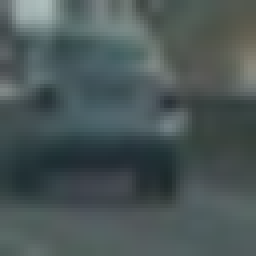
#> input picture data/vehicles/GTI_Far/image0024.png, 64 x 64 px (shown 4 times larger); its folder holds only this picture in this run; the run also reads 1 picture not shown here
$ jupyter execute --allow-errors vehicle_detection.ipynb   (shell and % lines are left out)   (older library calls are emulated)
#> lines starting #> are read from the running program, lines starting #| are printed output that depends on the picture
1. Features -> Color, gradient, experiment
2. Choose and train the classifier, linear SVM (speed and accuracy)
3. Sliding window technique to search for vehichles in test images, can choose scale search
4. false positives are filtered out by checking which of them appear in one frame but not in the next one

[cell 1]
import matplotlib.image as mpimg
import matplotlib.pyplot as plt
import numpy as np
import cv2
import glob

import time
from sklearn.svm import LinearSVC
from sklearn.model_selection import train_test_split
from sklearn.preprocessing import StandardScaler
from skimage.feature import hog
from scipy.ndimage.measurements import label


# images are divided up into vehicles and non-vehicles
cars = glob.glob('./data/vehicles/*/*.png', recursive=True)
notcars = glob.glob('./data/non-vehicles/*/*.png', recursive=True)

# Define a function to return some characteristics of the dataset
def data_look(car_list, notcar_list):
    data_dict = {}
    # Define a key in data_dict "n_cars" and store the number of car images
    data_dict["n_cars"] = len(car_list)
    # Define a key "n_notcars" and store the number of notcar images
    data_dict["n_notcars"] = len(notcar_list)
    # Read in a test image, either car or notcar
    example_img = mpimg.imread(car_list[0])
#> example_img is the input picture: shape (64, 64, 3) float32; mean R, G, B 0.292, 0.34, 0.341
    # Define a key "image_shape" and store the test image shape 3-tuple
    data_dict["image_shape"] = example_img.shape
    # Define a key "data_type" and store the data type of the test image.
    data_dict["data_type"] = example_img.dtype
    # Return data_dict
    return data_dict

data_info = data_look(cars, notcars)

print('Your function returned a count of',
      data_info["n_cars"], 'cars and',
      data_info["n_notcars"], 'non-cars')
#| Your function returned a count of 2 cars and 0 non-cars
print('of size: ',data_info["image_shape"], ' and data type:',
      data_info["data_type"])
#| of size:  (64, 64, 3)  and data type: float32

# Just for fun choose random car / not-car indices and plot example images
car_ind = np.random.randint(0, len(cars))
#> car_ind = 0
#> (the rest of this cell did not finish here and is left out)

[cell 2]
# Function returns HOG features and visualization
def get_hog_features(img, orient, pix_per_cell, cell_per_block,
                        vis=False, feature_vec=True):
    # Call with two outputs if vis==True
    if vis == True:
        features, hog_image = hog(img, orientations=orient,
                                  pixels_per_cell=(pix_per_cell, pix_per_cell),
                                  cells_per_block=(cell_per_block, cell_per_block),
                                  transform_sqrt=True,
                                  visualise=vis, feature_vector=feature_vec)
        return features, hog_image
    # Otherwise call with one output
    else:
        features = hog(img, orientations=orient,
                       pixels_per_cell=(pix_per_cell, pix_per_cell),
                       cells_per_block=(cell_per_block, cell_per_block),
                       transform_sqrt=True,
                       visualise=vis, feature_vector=feature_vec)
        return features

# Function computes binned color features
# [16 lines left out: functions bin_spatial, color_hist, not called in this run]

# Function extracts features from a single image window
# This function is very similar to extract_features()
# just for a single image rather than list of images
def single_img_features(img, color_space='RGB', spatial_size=(32, 32),
                        hist_bins=32, orient=9,
                        pix_per_cell=8, cell_per_block=2, hog_channel=0,
                        spatial_feat=True, hist_feat=True, hog_feat=True):
    #1) Define an empty list to receive features
    img_features = []
    #2) Apply color conversion if other than 'RGB'
    if color_space != 'RGB':
        if color_space == 'HSV':
            feature_image = cv2.cvtColor(img, cv2.COLOR_RGB2HSV)
        elif color_space == 'LUV':
            feature_image = cv2.cvtColor(img, cv2.COLOR_RGB2LUV)
        elif color_space == 'HLS':
            feature_image = cv2.cvtColor(img, cv2.COLOR_RGB2HLS)
        elif color_space == 'YUV':
            feature_image = cv2.cvtColor(img, cv2.COLOR_RGB2YUV)
        elif color_space == 'YCrCb':
            feature_image = cv2.cvtColor(img, cv2.COLOR_RGB2YCrCb)
    else: feature_image = np.copy(img)
    #3) Compute spatial features if flag is set
    if spatial_feat == True:
        spatial_features = bin_spatial(feature_image, size=spatial_size)
        #4) Append features to list
        img_features.append(spatial_features)
    #5) Compute histogram features if flag is set
    if hist_feat == True:
        hist_features = color_hist(feature_image, nbins=hist_bins)
        #6) Append features to list
        img_features.append(hist_features)
    #7) Compute HOG features if flag is set
    if hog_feat == True:
        if hog_channel == 'ALL':
            hog_features = []
            for channel in range(feature_image.shape[2]):
                hog_features.extend(get_hog_features(feature_image[:,:,channel],
                                    orient, pix_per_cell, cell_per_block,
                                    vis=False, feature_vec=True))
            hog_features = np.ravel(hog_features)
        else:
            hog_features = get_hog_features(feature_image[:,:,hog_channel], orient,
                        pix_per_cell, cell_per_block, vis=False, feature_vec=True)
        #8) Append features to list
        img_features.append(hog_features)

    #9) Return concatenated array of features
    return np.concatenate(img_features)

# Function extracts features from a list of images
def extract_features(imgs, color_space='RGB', spatial_size=(32, 32),
                        hist_bins=32, orient=9,
                        pix_per_cell=8, cell_per_block=2, hog_channel=0,
                        spatial_feat=True, hist_feat=True, hog_feat=True):
    # Create a list to append feature vectors to
    features = []
    # Iterate through the list of images
    for file in imgs:
        # Read in each one by one
        image = mpimg.imread(file)
        file_features = single_img_features(image, color_space=color_space,
                            spatial_size=spatial_size, hist_bins=hist_bins,
                            orient=orient, pix_per_cell=pix_per_cell,
                            cell_per_block=cell_per_block,
                            hog_channel=hog_channel, spatial_feat=spatial_feat,
                            hist_feat=hist_feat, hog_feat=hog_feat)
        # remove NaNs
        if not(np.isnan(file_features).any()):
            features.append(file_features)
    # Return list of feature vectors
    return features

# Reduce the sample size because of overfitting
sample_size = 5000
cars = cars[:sample_size]
notcars = notcars[:sample_size]

# These parameters can be tweaked to obtain better accuracy.
color_space = 'YUV'     # Can be RGB, HSV, LUV, HLS, YUV, YCrCb
orient = 11             # HOG orientations
pix_per_cell = 16       # HOG pixels per cell
cell_per_block = 2      # HOG cells per block
hog_channel = "ALL"     # Can be 0, 1, 2, or "ALL"
spatial_size = (16, 16) # Spatial binning dimensions
hist_bins = 16          # Number of histogram bins
spatial_feat = False    # Spatial features on or off
hist_feat = False       # Histogram features on or off
hog_feat = True         # HOG features on or off

t=time.time()
car_features = extract_features(cars, color_space=color_space,
                        spatial_size=spatial_size, hist_bins=hist_bins,
                        orient=orient, pix_per_cell=pix_per_cell,
                        cell_per_block=cell_per_block,
                        hog_channel=hog_channel, spatial_feat=spatial_feat,
                        hist_feat=hist_feat, hog_feat=hog_feat)
#> in single_img_features, `feature_image = cv2.cvtColor(img, cv2.COLOR_RGB2YUV)`: feature_image: shape (64, 64, 3) float32; mean of channels 0, 1, 2 0.326, 0.508, 0.47
#> after the loop in single_img_features, `for channel in range(feature_image.shape[2]):`: hog_features = 1188 values, max 0.371 at index 269, min 0 at index 166, mean 0.127
#> in extract_features, `file_features = single_img_features(image, color_space=color_space, sp..`: file_features has the same summary as hog_features in single_img_features
#> car_features = 2 items
notcar_features = extract_features(notcars, color_space=color_space,
                        spatial_size=spatial_size, hist_bins=hist_bins,
                        orient=orient, pix_per_cell=pix_per_cell,
                        cell_per_block=cell_per_block,
                        hog_channel=hog_channel, spatial_feat=spatial_feat,
                        hist_feat=hist_feat, hog_feat=hog_feat)
t2 = time.time()
print(round(t2-t, 2), 'seconds to extract features...')

#> (the rest of this cell did not finish here and is left out)

[cell 3]
# Just for fun choose random car / not-car indices and plot example images
car_ind = np.random.randint(0, len(cars))
#> car_ind = 1

# Read in the image
image = mpimg.imread(cars[car_ind])
gray = cv2.cvtColor(image, cv2.COLOR_RGB2GRAY)
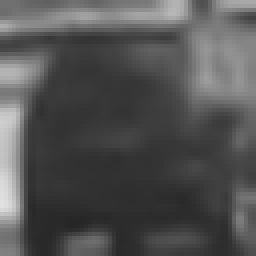
#> gray: shape (64, 64) float32 (shown 4 times larger); min 0.15, max 0.886, mean 0.326
# Call our function with vis=True to see an image output
features, hog_image = get_hog_features(gray, orient,
                        pix_per_cell, cell_per_block,
                        vis=True, feature_vec=False)
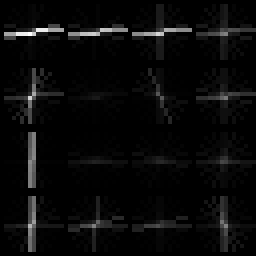
#> hog_image: shape (64, 64) float32 (shown 4 times larger); min 0, max 0.0631, mean 0.00233; drawn with min black and max white

# Plot the examples
fig = plt.figure()
plt.subplot(121)
plt.imshow(image, cmap='gray')
plt.title('Example Car Image')
plt.subplot(122)
plt.imshow(hog_image, cmap='gray')
plt.title('HOG Visualization')
fig.savefig("output_images/example_car_with_hog.jpg")
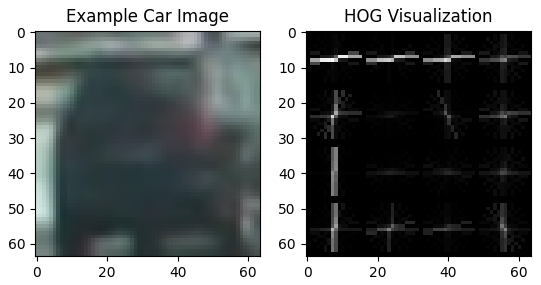
#> figure drawn by matplotlib, 2 panels

#> (a cell that did not finish here is left out)

[cell 5]
# [139 lines left out: functions add_heat, apply_threshold, draw_labeled_bboxes, find_cars, process_image, not called in this run]

#> (the rest of this cell did not finish here and is left out)

[cell 6]
from moviepy.editor import VideoFileClip
from IPython.display import HTML

heatmap_history_size = 15
#> heatmap_history_size = 15
heatmap_array = np.zeros((image.shape[0], image.shape[1], heatmap_history_size)).astype(np.float)

file_name = "project_video"
#file_name = "test_video"

## To speed up the testing process you may want to try your pipeline on a shorter subclip of the video
## To do so add .subclip(start_second,end_second) to the end of the line below
## Where start_second and end_second are integer values representing the start and end of the subclip
## You may also uncomment the following line for a subclip of the first 5 seconds
#clip = VideoFileClip(file_name + ".mp4").subclip(40,44)
#clip = VideoFileClip(file_name + ".mp4").subclip(0,5)
#> (the rest of this cell did not finish here and is left out)
